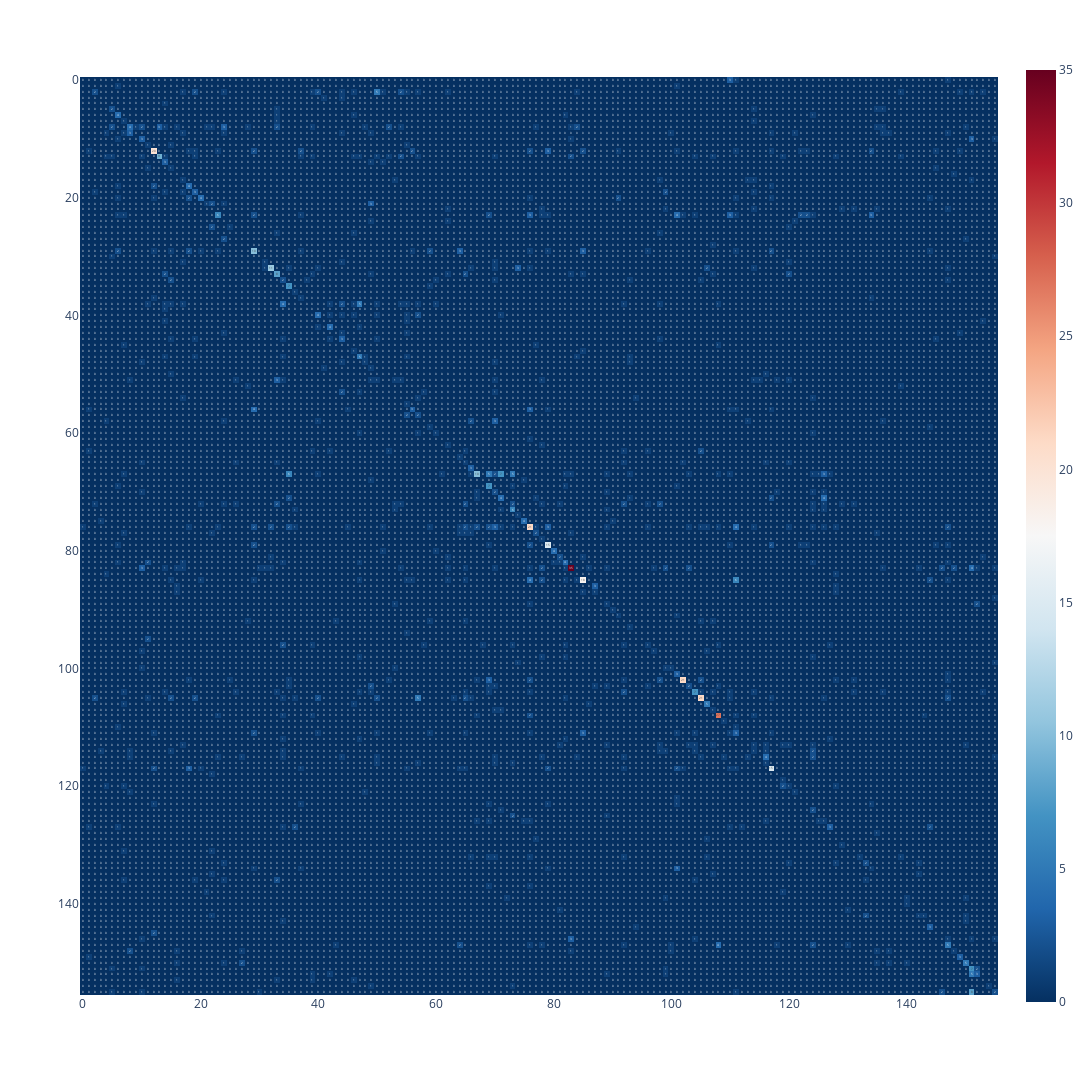

Here is the notebook cell this chart was saved with:
### Code cell
px.imshow(confusion_matrix(valid_generator.classes, results) , color_continuous_scale='RdBu_r' ,text_auto=True,  width=1400 , height=1400)

### Figure 1 — Plotly figure (JSON) as saved in the notebook; plotly's stock layout.template omitted (floating-point values rounded to 4 significant figures; data arrays with more than 128 entries replaced by an {"elided": "..."} marker saying what was removed)
{"data": [{"coloraxis": "coloraxis", "hovertemplate": "x: %{x}<br>y: %{y}<br>color: %{z}<extra></extra>", "name": "0", "texttemplate": "%{z}", "type": "heatmap", "xaxis": "x", "yaxis": "y", "z": {"elided": "156x156 int values"}}], "layout": {"coloraxis": {"colorscale": [[0.0, "rgb(5,48,97)"], [0.1, "rgb(33,102,172)"], [0.2, "rgb(67,147,195)"], [0.3, "rgb(146,197,222)"], [0.4, "rgb(209,229,240)"], [0.5, "rgb(247,247,247)"], [0.6, "rgb(253,219,199)"], [0.7, "rgb(244,165,130)"], [0.8, "rgb(214,96,77)"], [0.9, "rgb(178,24,43)"], [1.0, "rgb(103,0,31)"]]}, "height": 1400, "margin": {"t": 60}, "width": 1400, "xaxis": {"anchor": "y", "constrain": "domain", "domain": [0.0, 1.0], "scaleanchor": "y"}, "yaxis": {"anchor": "x", "autorange": "reversed", "constrain": "domain", "domain": [0.0, 1.0]}}}
